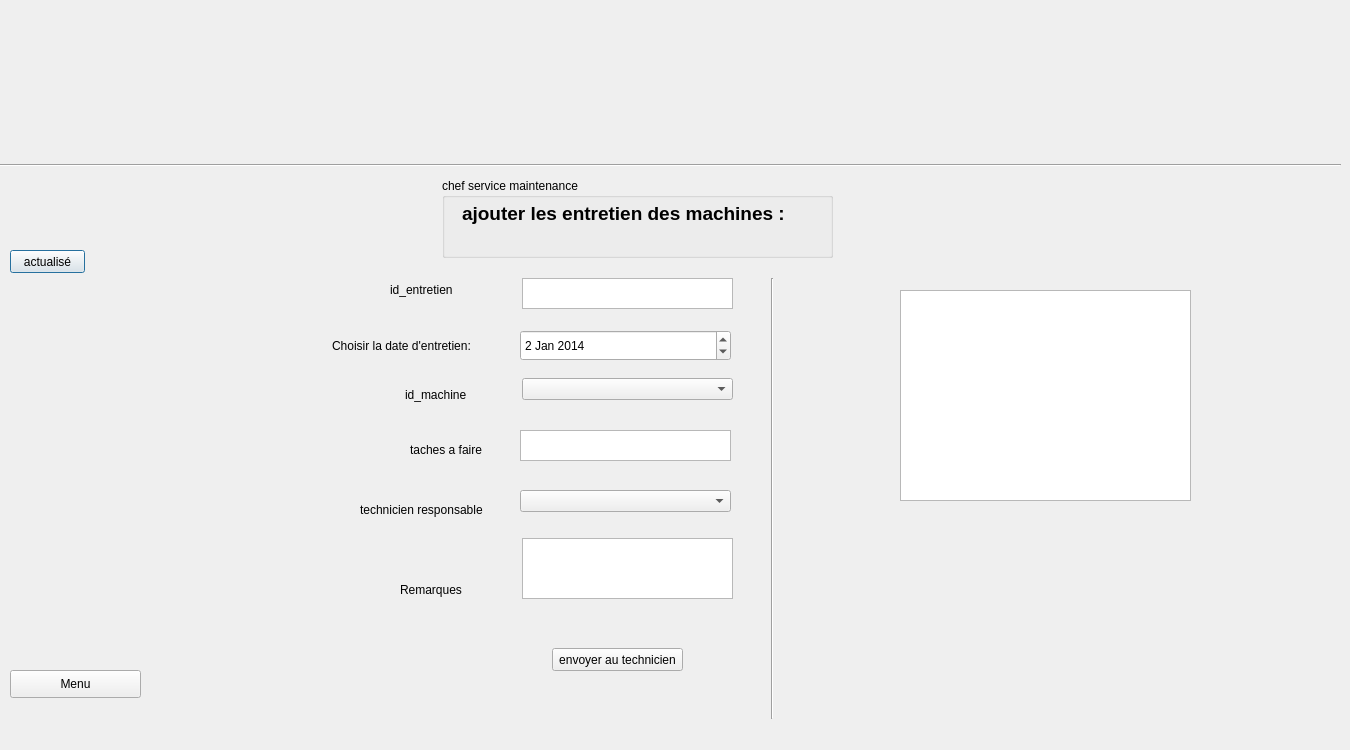
<?xml version="1.0" encoding="UTF-8"?>
<ui version="4.0">
 <class>ajouter_entretien_mach</class>
 <widget class="QDialog" name="ajouter_entretien_mach">
  <property name="geometry">
   <rect>
    <x>0</x>
    <y>0</y>
    <width>1350</width>
    <height>750</height>
   </rect>
  </property>
  <property name="windowTitle">
   <string>Dialog</string>
  </property>
  <property name="styleSheet">
   <string notr="true">background-image: url(:/sig/erp.jpg);</string>
  </property>
  <widget class="QLabel" name="label">
   <property name="geometry">
    <rect>
     <x>0</x>
     <y>0</y>
     <width>1350</width>
     <height>750</height>
    </rect>
   </property>
   <property name="text">
    <string/>
   </property>
   <property name="pixmap">
    <pixmap resource="iconnes.qrc">:/sig/images/erp.jpg</pixmap>
   </property>
  </widget>
  <widget class="QLabel" name="label_10">
   <property name="geometry">
    <rect>
     <x>390</x>
     <y>280</y>
     <width>81</width>
     <height>20</height>
    </rect>
   </property>
   <property name="text">
    <string>id_entretien</string>
   </property>
  </widget>
  <widget class="QComboBox" name="id_tech_CB">
   <property name="geometry">
    <rect>
     <x>520</x>
     <y>490</y>
     <width>211</width>
     <height>22</height>
    </rect>
   </property>
   <property name="cursor">
    <cursorShape>PointingHandCursor</cursorShape>
   </property>
  </widget>
  <widget class="QTextEdit" name="id_entretien_LE">
   <property name="geometry">
    <rect>
     <x>522</x>
     <y>278</y>
     <width>211</width>
     <height>31</height>
    </rect>
   </property>
  </widget>
  <widget class="QTableView" name="entretiens_tableView">
   <property name="geometry">
    <rect>
     <x>900</x>
     <y>290</y>
     <width>291</width>
     <height>211</height>
    </rect>
   </property>
  </widget>
  <widget class="Line" name="line_2">
   <property name="geometry">
    <rect>
     <x>762</x>
     <y>278</y>
     <width>20</width>
     <height>441</height>
    </rect>
   </property>
   <property name="orientation">
    <enum>Qt::Vertical</enum>
   </property>
  </widget>
  <widget class="QPushButton" name="actualise">
   <property name="geometry">
    <rect>
     <x>10</x>
     <y>250</y>
     <width>75</width>
     <height>23</height>
    </rect>
   </property>
   <property name="text">
    <string>actualisé</string>
   </property>
  </widget>
  <widget class="QDateEdit" name="date_ent">
   <property name="geometry">
    <rect>
     <x>520</x>
     <y>330</y>
     <width>211</width>
     <height>31</height>
    </rect>
   </property>
   <property name="date">
    <date>
     <year>2014</year>
     <month>1</month>
     <day>2</day>
    </date>
   </property>
  </widget>
  <widget class="QLabel" name="label_13">
   <property name="geometry">
    <rect>
     <x>400</x>
     <y>580</y>
     <width>81</width>
     <height>20</height>
    </rect>
   </property>
   <property name="text">
    <string>Remarques</string>
   </property>
  </widget>
  <widget class="QLabel" name="label_12">
   <property name="geometry">
    <rect>
     <x>405</x>
     <y>385</y>
     <width>81</width>
     <height>20</height>
    </rect>
   </property>
   <property name="text">
    <string>id_machine</string>
   </property>
  </widget>
  <widget class="QLabel" name="label_15">
   <property name="geometry">
    <rect>
     <x>332</x>
     <y>338</y>
     <width>141</width>
     <height>16</height>
    </rect>
   </property>
   <property name="text">
    <string>Choisir la date d'entretien:</string>
   </property>
  </widget>
  <widget class="Line" name="line">
   <property name="geometry">
    <rect>
     <x>0</x>
     <y>140</y>
     <width>1341</width>
     <height>51</height>
    </rect>
   </property>
   <property name="orientation">
    <enum>Qt::Horizontal</enum>
   </property>
  </widget>
  <widget class="QPushButton" name="menu_Pb">
   <property name="geometry">
    <rect>
     <x>10</x>
     <y>670</y>
     <width>131</width>
     <height>28</height>
    </rect>
   </property>
   <property name="cursor">
    <cursorShape>PointingHandCursor</cursorShape>
   </property>
   <property name="text">
    <string>Menu</string>
   </property>
  </widget>
  <widget class="QGroupBox" name="groupBox">
   <property name="geometry">
    <rect>
     <x>442</x>
     <y>178</y>
     <width>391</width>
     <height>80</height>
    </rect>
   </property>
   <property name="title">
    <string>chef service maintenance</string>
   </property>
  </widget>
  <widget class="QTextEdit" name="tach_afaire_LE">
   <property name="geometry">
    <rect>
     <x>520</x>
     <y>430</y>
     <width>211</width>
     <height>31</height>
    </rect>
   </property>
  </widget>
  <widget class="QLabel" name="label_4">
   <property name="geometry">
    <rect>
     <x>462</x>
     <y>198</y>
     <width>411</width>
     <height>31</height>
    </rect>
   </property>
   <property name="font">
    <font>
     <pointsize>14</pointsize>
     <weight>75</weight>
     <bold>true</bold>
     <underline>false</underline>
    </font>
   </property>
   <property name="text">
    <string>ajouter les entretien des machines :</string>
   </property>
  </widget>
  <widget class="QLabel" name="label_16">
   <property name="geometry">
    <rect>
     <x>410</x>
     <y>440</y>
     <width>91</width>
     <height>20</height>
    </rect>
   </property>
   <property name="text">
    <string>taches a faire </string>
   </property>
  </widget>
  <widget class="QTextEdit" name="remarques_LE">
   <property name="geometry">
    <rect>
     <x>522</x>
     <y>538</y>
     <width>211</width>
     <height>61</height>
    </rect>
   </property>
  </widget>
  <widget class="QPushButton" name="envoye_PB">
   <property name="geometry">
    <rect>
     <x>552</x>
     <y>648</y>
     <width>131</width>
     <height>23</height>
    </rect>
   </property>
   <property name="cursor">
    <cursorShape>PointingHandCursor</cursorShape>
   </property>
   <property name="text">
    <string>envoyer au technicien</string>
   </property>
  </widget>
  <widget class="QLabel" name="label_11">
   <property name="geometry">
    <rect>
     <x>360</x>
     <y>500</y>
     <width>151</width>
     <height>20</height>
    </rect>
   </property>
   <property name="text">
    <string>technicien responsable</string>
   </property>
  </widget>
  <widget class="QComboBox" name="id_mach_2_CB">
   <property name="geometry">
    <rect>
     <x>522</x>
     <y>378</y>
     <width>211</width>
     <height>22</height>
    </rect>
   </property>
   <property name="cursor">
    <cursorShape>PointingHandCursor</cursorShape>
   </property>
  </widget>
 </widget>
 <resources>
  <include location="iconnes.qrc"/>
 </resources>
 <connections/>
</ui>
